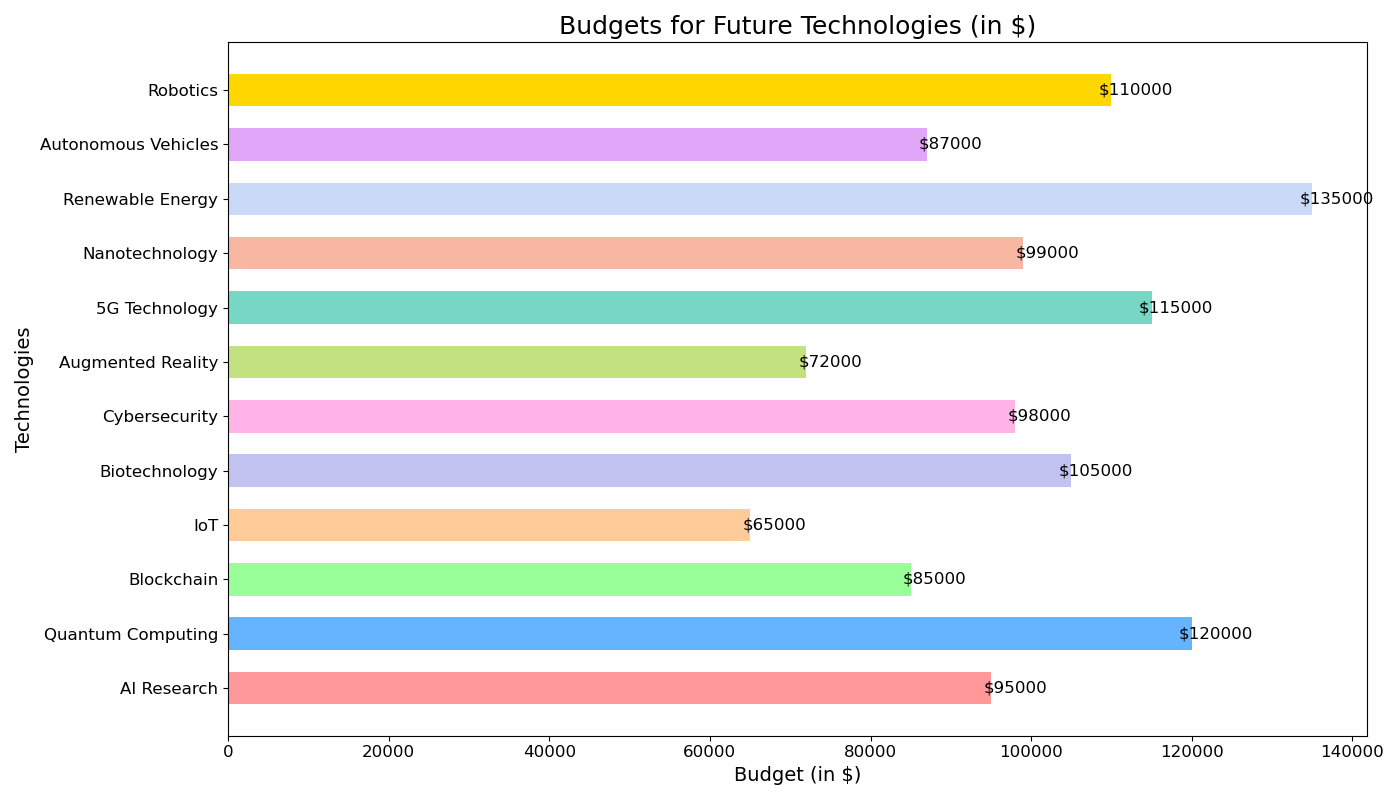

The Python source for this figure:

import matplotlib.pyplot as plt

# Data for plotting
categories = ["AI Research", "Quantum Computing", "Blockchain", "IoT", "Biotechnology",
              "Cybersecurity", "Augmented Reality", "5G Technology", "Nanotechnology",
              "Renewable Energy", "Autonomous Vehicles", "Robotics"]
values = [95000, 120000, 85000, 65000, 105000, 98000, 72000, 115000, 99000, 135000, 87000, 110000]

fig, ax = plt.subplots(figsize=(14, 8))

# Create a horizontal bar chart with custom colors and bar widths
bars = ax.barh(categories, values, height=0.6,
               color=['#ff9999', '#66b3ff', '#99ff99', '#ffcc99', '#c2c2f0', '#ffb3e6',
                      '#c4e17f', '#76d7c4', '#f7b7a3', '#c9daf8', '#e1a6f7', '#ffd700'])

# Set the chart title and labels
ax.set_title('Budgets for Future Technologies (in $)', fontsize=18)
ax.set_xlabel('Budget (in $)', fontsize=14)
ax.set_ylabel('Technologies', fontsize=14)

# Customize the ticks on both axes
ax.xaxis.set_tick_params(labelsize=12)
ax.yaxis.set_tick_params(labelsize=12)

# Add value labels to each bar
for bar in bars:
    width = bar.get_width()
    label_x_pos = width + 3000  # Some padding to the right
    ax.text(label_x_pos, bar.get_y() + bar.get_height()/2, f'${width}',
            va='center', ha='center', fontsize=12)

plt.tight_layout()
plt.show()
